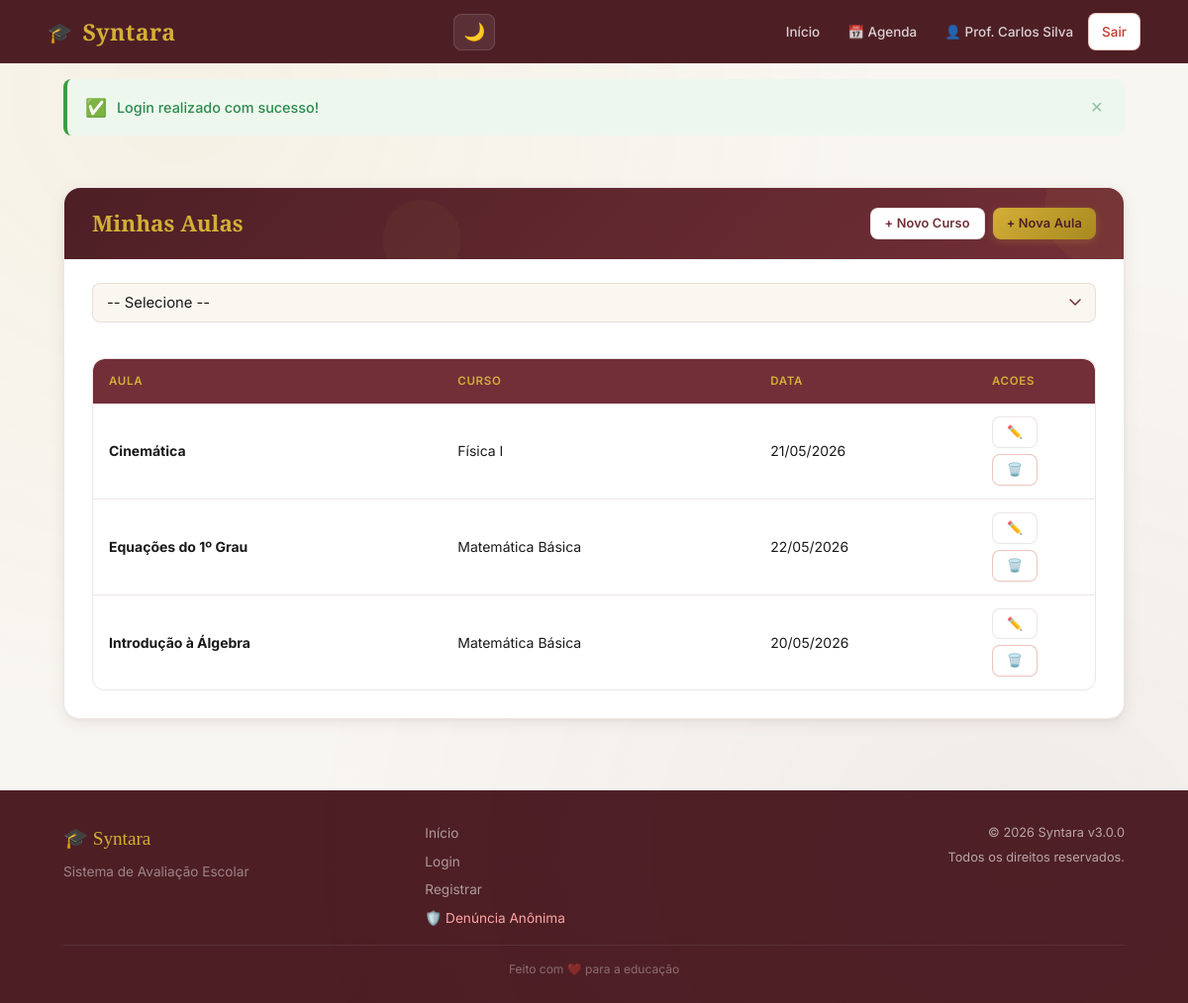
Page /professor/manage_lessons.php (signed in) on the committed database.
### tables this page shows
CREATE TABLE aulas (
    id INT PRIMARY KEY AUTO_INCREMENT, curso_id INT NOT NULL, titulo VARCHAR(200) NOT NULL, conteudo LONGTEXT,
    data_aula DATE NOT NULL DEFAULT (CURRENT_DATE), criado_em TIMESTAMP NOT NULL DEFAULT CURRENT_TIMESTAMP,
    atualizado_em TIMESTAMP NOT NULL DEFAULT CURRENT_TIMESTAMP ON UPDATE CURRENT_TIMESTAMP,
    FOREIGN KEY (curso_id) REFERENCES cursos(id) ON DELETE CASCADE ON UPDATE CASCADE,
    INDEX idx_aulas_curso (curso_id), INDEX idx_aulas_data (data_aula), INDEX idx_aulas_curso_data (curso_id, data_aula)
);

CREATE TABLE cursos (
    id INT PRIMARY KEY AUTO_INCREMENT, nome VARCHAR(200) NOT NULL, descricao TEXT, professor_id INT NOT NULL,
    ativo TINYINT(1) NOT NULL DEFAULT 1, criado_em TIMESTAMP NOT NULL DEFAULT CURRENT_TIMESTAMP,
    atualizado_em TIMESTAMP NOT NULL DEFAULT CURRENT_TIMESTAMP ON UPDATE CURRENT_TIMESTAMP,
    FOREIGN KEY (professor_id) REFERENCES usuarios(id) ON DELETE RESTRICT ON UPDATE CASCADE,
    INDEX idx_cursos_professor (professor_id), INDEX idx_cursos_ativo (ativo),
    INDEX idx_cursos_professor_ativo (professor_id, ativo)
);

### includes/functions.php (called while the page is built, shortened)
<?php
function e(string $text): string
{
    return htmlspecialchars($text, ENT_QUOTES | ENT_HTML5, 'UTF-8');
}
function url(string $path): string
{
    return ROOT_URL . '/' . ltrim($path, '/');
}

### includes/config.php (called while the page is built, shortened)
<?php
spl_autoload_register(function ($class) {
    $paths = [
        ROOT_PATH . '/classes/' . $class . '.php',
        ROOT_PATH . '/models/' . $class . '.php',
    ];
    foreach ($paths as $file) {
        if (file_exists($file)) {
            return;
        }
    }
});
require_once ROOT_PATH . '/includes/functions.php';

### classes/Course.php (called while the page is built, shortened)
<?php
class Course
{
    private PDO $db;
    public function __construct(PDO $db)
    {
        $this->db = $db;
    }
    public function findAll(?int $professorId = null, int $limit = 100): array
    {
        if ($professorId !== null) {
            $stmt = $this->db->prepare(
                "SELECT c.*, u.nome AS professor_nome
                 FROM cursos c
                 JOIN usuarios u ON c.professor_id = u.id
                 WHERE c.professor_id = ?
                 ORDER BY c.nome
                 LIMIT ?"
            );
            $stmt->execute([$professorId, $limit]);
        }
        return $stmt->fetchAll(PDO::FETCH_ASSOC);
    }
}

### classes/Lesson.php (called while the page is built, shortened)
<?php
class Lesson
{
    private PDO $db;
    public function __construct(PDO $db)
    {
        $this->db = $db;
    }
    public function findByCourses(array $courseIds): array
    {
        $placeholders = implode(',', array_fill(0, count($courseIds), '?'));
        $stmt = $this->db->prepare(
            "SELECT a.*, c.nome AS curso_nome
             FROM aulas a
             JOIN cursos c ON a.curso_id = c.id
             WHERE a.curso_id IN ($placeholders)
             ORDER BY c.nome, a.data_aula DESC"
        );
        $stmt->execute($courseIds);
        return $stmt->fetchAll();
    }
}

### professor/manage_lessons.php (the view, shortened to what this page needs)
<?php
require __DIR__ . '/../includes/config.php';
$professorId = (int) $_SESSION['user_id'];
$courseModel = new Course($pdo);
$cursos      = $courseModel->findAll($professorId);
$filterCurso = inputInt('curso_id');
$lesson = new Lesson($pdo);
if ($filterCurso > 0) {
    $lessons = $lesson->findByCourse($filterCurso);
    $lessons = array_values(array_filter($lessons, function ($l) use ($filterCurso) {
        return (int) $l['curso_id'] === $filterCurso;
    }));
} else {
    $cursoIds = array_column($cursos, 'id');
    $lessons  = $lesson->findByCourses($cursoIds);
}
require __DIR__ . '/../includes/header.php';
?>
<div class="container">
    <div class="card fade-in">
        <div class="card-header" style="display:flex;justify-content:space-between;align-items:center;flex-wrap:wrap;gap:12px;">
            <div>
                <h2>Minhas Aulas</h2>
            </div>
            <div style="display:flex;gap:8px;flex-wrap:wrap;">
                <a href="<?= url('professor/create_course.php') ?>" class="btn btn-sm btn-secondary">+ Novo Curso</a>
                <a href="<?= url('professor/create_lesson.php') ?>" class="btn btn-sm btn-primary">+ Nova Aula</a>
            </div>
        </div>
        <div class="mb-2">
            <form method="GET" action="<?= url('professor/manage_lessons.php') ?>" style="display:flex;gap:12px;align-items:center;flex-wrap:wrap;">
                <div style="flex:1;min-width:200px;">
                    <?php
                    require __DIR__ . '/../layouts/form-field.php';
                    ?>
                </div>
            </form>
        </div>
        <?php if (empty($lessons)): ?>
            <div class="empty-state">
                <div class="empty-icon">📭</div>
                <p><?= $filterCurso ? 'Nenhuma aula encontrada para este curso.' : 'Voce ainda nao criou nenhuma aula.' ?></p>
                <a href="<?= url('professor/create_lesson.php' . ($filterCurso ? '?curso_id=' . (int)$filterCurso : '')) ?>" class="btn btn-primary">
                    Criar primeira aula
                </a>
            </div>
        <?php else: ?>
            <div class="table-responsive">
                <table class="table">
                    <thead>
                        <tr>
                            <th>Aula</th>
                            <th>Curso</th>
                            <th>Data</th>
                            <th style="width:120px">Acoes</th>
                        </tr>
                    </thead>
                    <tbody>
                    <?php foreach ($lessons as $l): ?>
                        <tr>
                            <td><strong><?= e($l['titulo']) ?></strong></td>
                            <td><?= e($l['curso_nome'] ?? '') ?></td>
                            <td><?= date('d/m/Y', strtotime($l['data_aula'])) ?></td>
                            <td>
                                <div class="btn-group" style="gap:6px;">
                                    <a href="<?= url('professor/edit_lesson.php?id=' . (int)$l['id']) ?>" class="btn btn-sm btn-secondary" title="Editar">✏️</a>
                                    <a href="<?= url('professor/delete_lesson.php?id=' . (int)$l['id']) ?>" class="btn btn-sm btn-danger btn-delete" title="Excluir">🗑️</a>
                                </div>
                            </td>
                        </tr>
                    <?php endforeach; ?>
                    </tbody>
                </table>
            </div>
        <?php endif; ?>
    </div>
</div>
<?php require __DIR__ . '/../includes/footer.php'; ?>

### rows in the picture
aulas: titulo "Cinemática", curso.nome "Física I", data_aula "21/05/2026"
aulas: titulo "Equações do 1º Grau", curso.nome "Matemática Básica", data_aula "22/05/2026"
aulas: titulo "Introdução à Álgebra", curso.nome "Matemática Básica", data_aula "20/05/2026"

### other values in the picture
SITE_NAME "Syntara"
$userName "Prof. Carlos Silva"
$flash['message'] "Login realizado com sucesso!"
SITE_VERSION "3.0.0"
